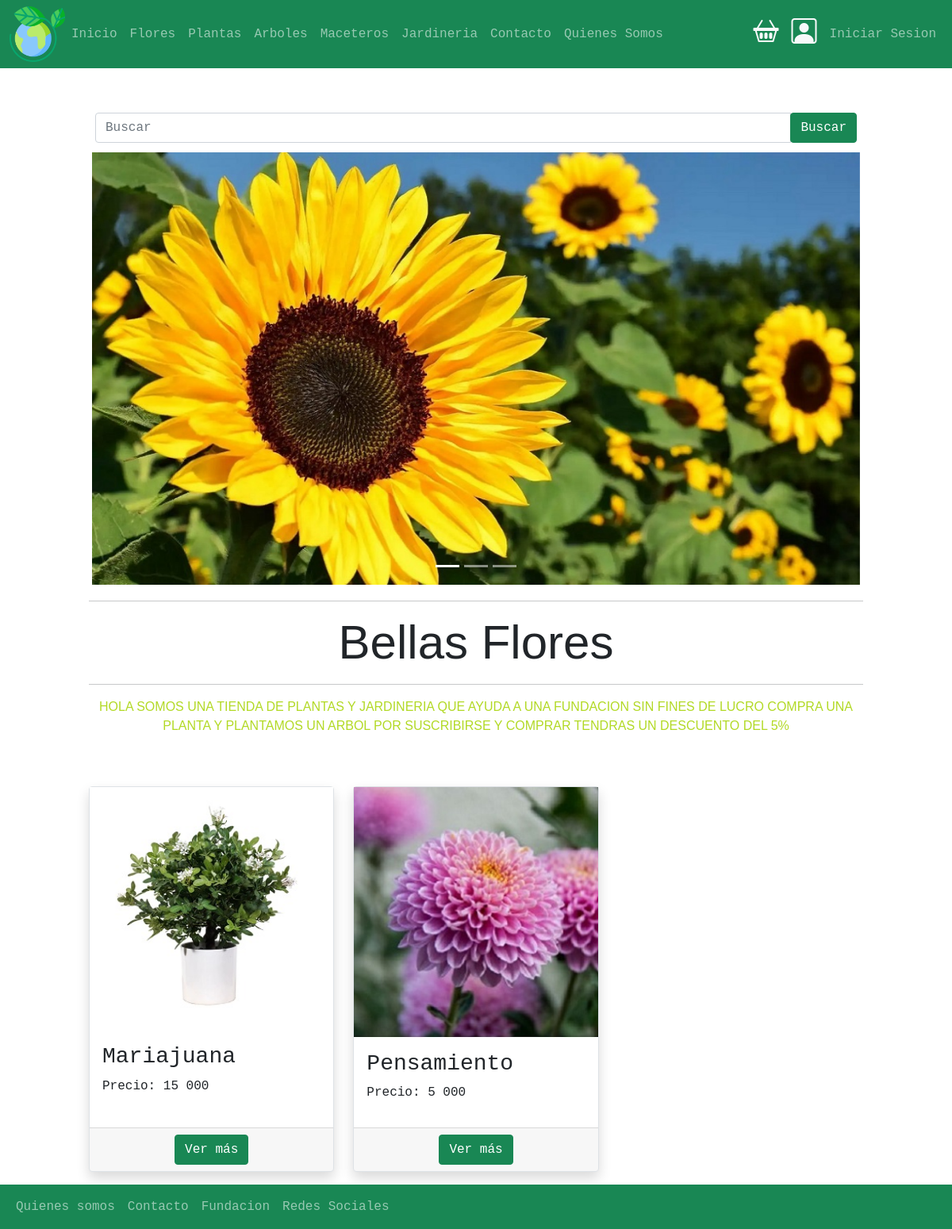
The page / on the database its author committed.
### productos/models.py (models this page shows, shortened)
class Producto(models.Model):
    usuario = models.ForeignKey(User, null=False, blank=False, on_delete=models.PROTECT)
    nombre =  models.CharField(max_length=50)
    imagen = models.ImageField(upload_to="productos",null=False, blank=False)
    descripcion = models.TextField()
    precio = models.IntegerField(default=0)
    slug = models.SlugField(null=False, blank=False , unique=True)
    creacion = models.DateTimeField(auto_now_add=True)
    categoria =  models.ForeignKey(Categoria, on_delete=models.PROTECT)

### productos/views.py (the view)
# urls.py: path('',PrductoListaView.as_view(),name="home"),
class PrductoListaView(ListView):
    template_name='home.html'
    queryset = Producto.objects.all().order_by('-id')
    paginate_by = 9
    def get_context_data(self, **kwargs):
        context =  super().get_context_data(**kwargs)
        context['productos'] = context['producto_list']
        return context

### templates/home.html (shortened to what this page needs)
{% extends 'base.html' %}
{% load static %}
{% load humanize %}
{% block contenido %}
<section>
    <div class="container">
        <div class="row d-flex justify-content-center p-2">
            <div class="col-sm-6 col-md-12  col-xs-12 mt-5">
                {% include 'productos/snippets/buscador.html' %}
            </div>
        </div>
        <div id="demo" class="carousel slide" data-bs-ride="carousel">
            <div class="carousel-indicators ">
                <button type="button" data-bs-target="#demo" data-bs-slide-to="0" class="active "></button>
                <button type="button" data-bs-target="#demo" data-bs-slide-to="1"></button>
                <button type="button" data-bs-target="#demo" data-bs-slide-to="2"></button>
            </div>
            <div class="carousel-inner p-1">
                <div class="carousel-item active">
                    <img src="{% static 'img/plantas.jpg' %}" alt="Plantas Exterior" class="d-block w-100">
                </div>
            </div>
        </div>
    </div>
</section>
<section>
    <div class="container">
        <div class="row">
            <div>
                <div class="text-center">
                    <hr>
                    <h1 class="titulo">Bellas Flores</h1>
                    <hr>
                    <p class="descripcion colorIndicadores">HOLA SOMOS UNA TIENDA DE PLANTAS Y JARDINERIA
                        QUE AYUDA A UNA FUNDACION SIN FINES DE LUCRO
                        COMPRA UNA PLANTA Y PLANTAMOS UN ARBOL
                        POR SUSCRIBIRSE Y COMPRAR TENDRAS UN DESCUENTO DEL 5%</p>
                </div>
            </div>
        </div>
    </div>
</section>
<section>
    <div class="container mb-3">
        <div class="row">
            {% for p in productos %}
            {% include 'productos/snippets/productos.html' with productos=p %}
            {% endfor %}
        </div>
</section>
{% endblock contenido %}

### productos/templates/productos/snippets/productos.html
{% load humanize %}
<div class=" col-sm-6 col-md-4  col-xs-12 mt-5 ">
    <div class="card  h-100 border shadow">
        {% if p.imagen %}
        <img src="{{ p.imagen.url }}" alt="imagen del producto" class="img-fluid">
        {% endif %}
        <div class="card-body">
            <h3 class="card-title">{{ p.nombre | title }}</h3>
            <p>Precio: {{ p.precio | intcomma}}</p>
        </div>
        <div class="card-footer">
            <div class="d-flex justify-content-center">
                <div class="row">
                    <div class="col-xs-4">
                    </div>
                </div>
                <a href="{% url 'productos:producto' p.slug %}" class="btn btn-success"> Ver más</a>
            </div>
        </div>
    </div>
</div>

### static/css/miestilo.css (style rules this page uses)
.colorIndicadores { color: #B2D925; }
.descripcion { font-family: 'Franklin Gothic Medium', 'Arial Narrow', Arial, sans-serif; font-size: medium; }
.titulo { font-family: 'Franklin Gothic Medium', 'Arial Narrow', Arial, sans-serif; font-size: 5vw; }
body { font-family: monospace; }
.container { width: 100%; max-width: 1000px; margin: auto; }

### rows shown on the page
Producto: imagen (picture), nombre "Mariajuana", precio "15 000"
Producto: imagen (picture), nombre "Pensamiento", precio "5 000"
